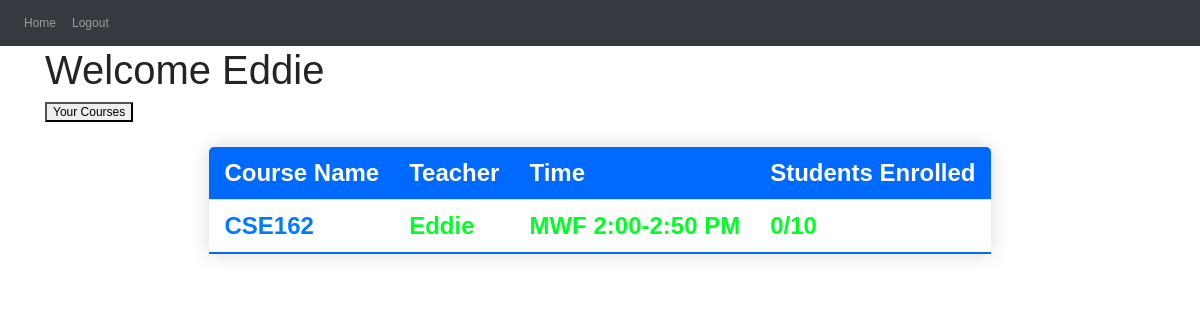
The page /home/instructor/Eddie (signed in) on the database its author committed.
### StudentGrades/models.py (models this page shows)
class Classes(db.Model):
    id = db.Column(db.Integer, primary_key=True)
    course_name = db.Column(db.String(150), unique=True)
    teacher_id = db.Column(db.Integer, db.ForeignKey('teachers.id'))
    numberEnrolled = db.Column(db.Integer)
    capacity = db.Column(db.Integer)
    time = db.Column(db.String(50))

### StudentGrades/views.py (the view)
@views.route('home/instructor/<name>')
@login_required
def instructor(name):
    tea_data = []
    teaQ = Teachers.query.filter_by(Name=name).first()
    print(current_user.id)
    print(teaQ.User_id)
    if current_user.id != teaQ.User_id:
        abort(403)
    teaQC = Classes.query.filter_by(teacher_id = teaQ.id).all()
    for i in range(len(teaQC)):
        temp = {
            'CourseName':teaQC[i].course_name,
            'Teacher':name,
            'Time':teaQC[i].time,
            'StudentsEnrolled':(str(teaQC[i].numberEnrolled) + "/" + str(teaQC[i].capacity))
        }
        tea_data.append(temp)
    return render_template("instructor.html", instructor_name = name, data = tea_data)

### StudentGrades/__init__.py (called while the page is built)
def create_app():
    app.config['SECRET_KEY'] = 'hjshjhdjah kjshkjdhjs'
    app.config['SQLALCHEMY_DATABASE_URI'] = f'sqlite:///{DB_NAME}'
    app.config['FLASK_ADMIN_SWATCH'] = 'United'
    db.init_app(app)
    from .views import views
    from .auth import auth
    from .admin import appnamey
    app.register_blueprint(views, url_prefix='/')
    app.register_blueprint(auth, url_prefix='/')
    from .models import Note, Teachers, Students, Classes, Enrollment, Users
    appnamey(app)
    create_database(app)
    CORS(app)
    login_manager = LoginManager()
    login_manager.login_view = 'auth.login'
    login_manager.init_app(app)
    @login_manager.user_loader
    def load_user(id):
        return Users.query.get(int(id))
    return app

### StudentGrades/templates/instructor.html (shortened to what this page needs)
{% extends "person.html" %}
{% block styles %}
    {{ super() }}
{% endblock %}
{% block person_name %}{{ instructor_name }}{% endblock %}
{% block inner_nav_links %}
    <button class="inner-nav-link active-tab">Your Courses</button>
{% endblock %}
{% block data_table_headings %}
    <th>Course Name</th>
    <th>Teacher</th>
    <th>Time</th>
    <th>Students Enrolled</th>
{% endblock %}
{% block data_table_body %}
    {% for class in data %}
        <tr>
            <td>
                <a href="{{ url_for('views.specific_course', name = class.Teacher, course = class.CourseName) }}">
                    {{ class.CourseName }}
                </a>
            </td>
            <td>{{ class.Teacher }}</td>
            <td>{{ class.Time }}</td>
            <td>{{ class.StudentsEnrolled }}</td>
        </tr>
    {% endfor %}
{% endblock %}

### StudentGrades/static/css/pagetabs.css (style rules this page uses)
body { font-family: Arial; }

### StudentGrades/static/css/amongus.css (style rules this page uses)
body { margin: 0; font: normal 75% Arial, Helvetica, sans-serif; }

### StudentGrades/static/css/tables.css (style rules this page uses)
* { font-family: sans-serif; }
tr { background-color: #006aff; color: #ffffff; text-align: left; font-weight: bold; }
th, td { padding: 12px 15px; }
tr { border-bottom: 1px solid #dddddd; }
tbody tr:nth-of-type(odd) { background-color: #ffffff; color:#00ff26 }
tbody tr:last-of-type { border-bottom: 2px solid #006aff; }

### rows shown on the page
Classes: CourseName "CSE162", Teacher "Eddie", Time "MWF 2:00-2:50 PM", StudentsEnrolled "0/10"

### other values the page prints
{{ instructor_name }} "Eddie"
